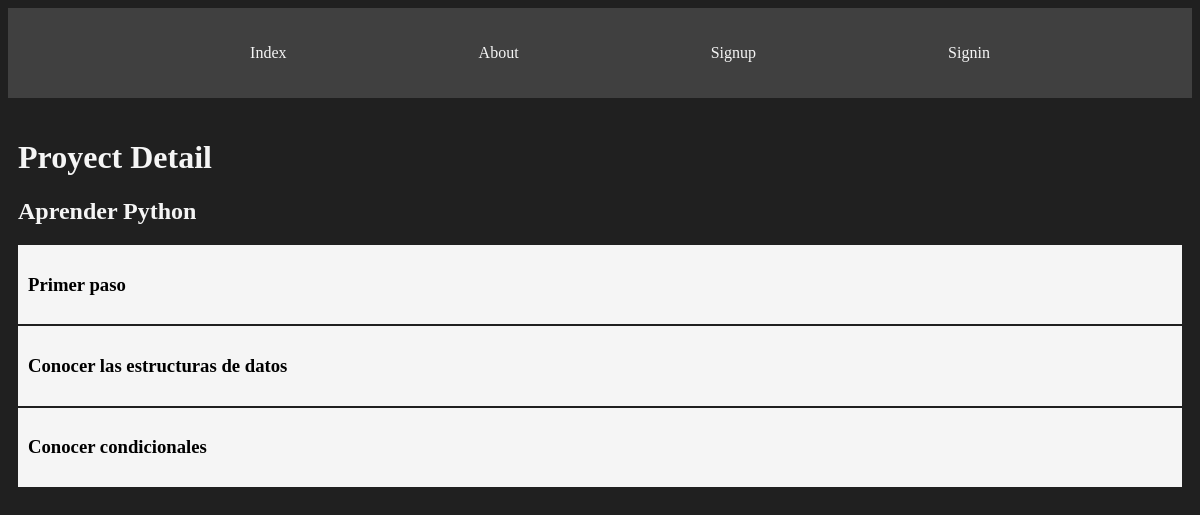
The page /proyects/1 on the database its author committed.
### myapp/models.py (models this page shows)
class Proyect(models.Model):
    name = models.CharField(max_length=200)
    def __str__(self):
        return self.name

class Task(models.Model):
    title = models.CharField(max_length=200)
    description = models.TextField()
    proyect = models.ForeignKey(Proyect, on_delete=models.CASCADE)
    done = models.BooleanField(default=False)
    created = models.DateTimeField(auto_now_add=True)
    datecompleted = models.DateTimeField(null=True, blank=True )
    important= models.BooleanField(default=False)
    user = models.ForeignKey(User, on_delete=models.CASCADE)
    def __str__(self):
        return f"{self.title} - {self.proyect}"

### myapp/views.py (the view)
# urls.py: path('proyects/<int:id>', views.proyect_detail, name='proyects_detail'),
def proyect_detail(request, id):
    proyect = get_object_or_404(Proyect, id=id)
    tasks = Task.objects.filter(proyect_id=id)
    print(tasks)
    return render(request, 'proyects/detail.html', {
        'proyect': proyect,
        'tasks': tasks
    })

### myapp/templates/proyects/detail.html
{% extends 'layouts/base.html' %}
{% block content %}
    <h1>Proyect Detail</h1>
    <h2> {{proyect}} </h2>
    {% for task in tasks %}
        <div class="card">
            <h3>{{task.title}} </h3>
        </div>
    {% endfor %}
{% endblock  %}

### myapp/static/styles/main.css (style rules this page uses)
body { background: #202020; color: whitesmoke; }
.card { background: whitesmoke; padding: 10px; margin-bottom: 2px; color: black; }

### rows shown on the page
Proyect: name "Aprender Python"
Task: title "Primer paso"
Task: title "Conocer las estructuras de datos"
Task: title "Conocer condicionales"
